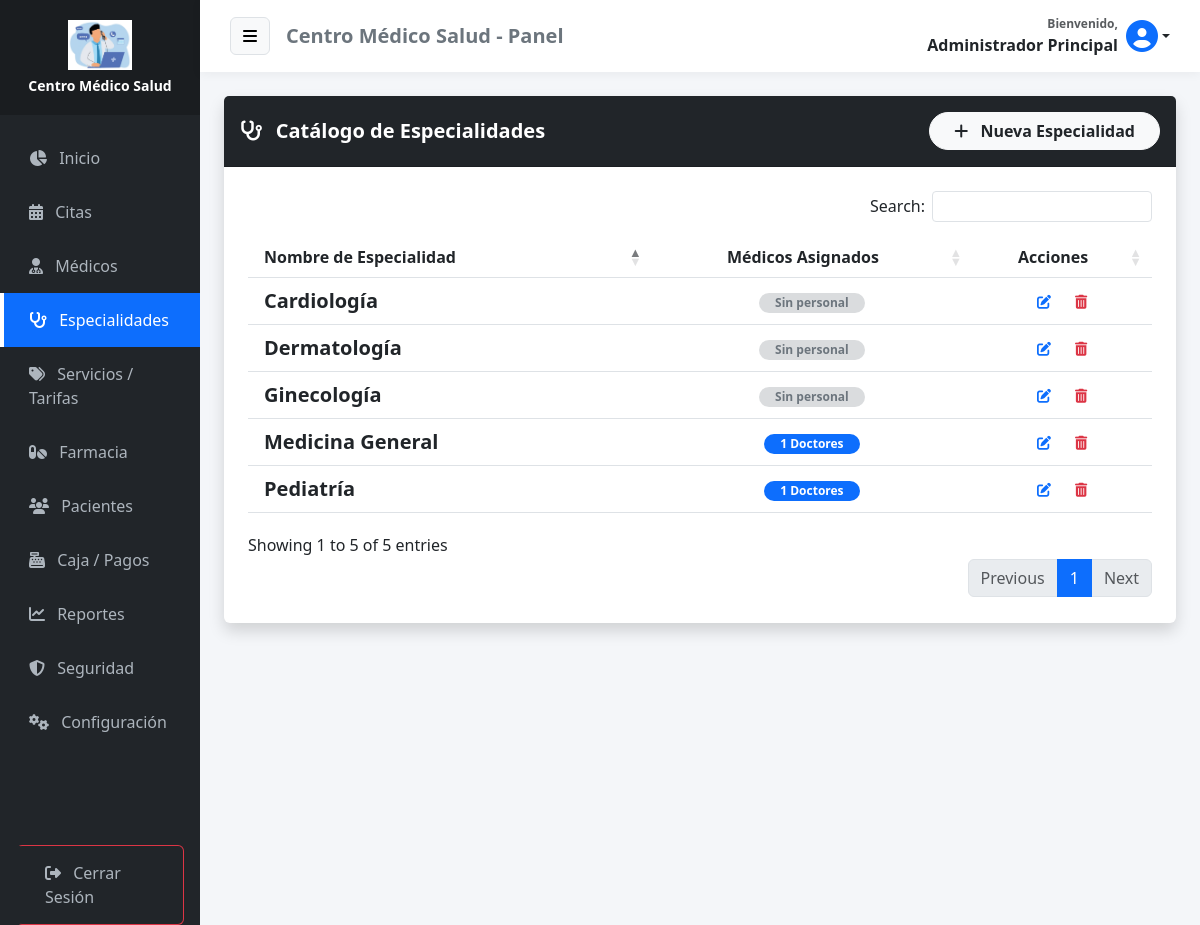
Screenshot of /especialidades (signed in) with the database file from the repository.
### tables this page shows
CREATE TABLE IF NOT EXISTS `configuracion` (
  `id` int NOT NULL,
  `nombre_clinica` varchar(100) DEFAULT NULL,
  `direccion` varchar(255) DEFAULT NULL,
  `telefono` varchar(50) DEFAULT NULL,
  `email` varchar(100) DEFAULT NULL,
  `moneda` varchar(5) DEFAULT 'S/.',
  `logo` varchar(255) DEFAULT NULL,
  PRIMARY KEY (`id`)
);

CREATE TABLE IF NOT EXISTS `especialidades` (
  `id_especialidad` int NOT NULL AUTO_INCREMENT,
  `nombre` varchar(100) NOT NULL,
  PRIMARY KEY (`id_especialidad`)
);

### app/controllers/EspecialidadController.php (called while the page is built, shortened)
<?php
require_once APP_ROOT . '/models/Especialidad.php';
class EspecialidadController {
    public function index() {
        $database = new Database();
        $db = $database->connect();
        $especialidadModel = new Especialidad($db);
        $resultado = $especialidadModel->leer();
        require_once APP_ROOT . '/views/admin/especialidades.php';
    }
}

### app/models/Configuracion.php (called while the page is built, shortened)
<?php
class Configuracion {
    private $conn;
    private $table = 'configuracion';
    public function __construct($db) {
        $this->conn = $db;
    }
    public function obtener() {
        $query = "SELECT * FROM " . $this->table . " WHERE id = 1";
        $stmt = $this->conn->prepare($query);
        $stmt->execute();
        return $stmt->fetch(PDO::FETCH_ASSOC);
    }
}

### app/models/Especialidad.php (called while the page is built, shortened)
<?php
class Especialidad {
    private $conn;
    private $table = 'especialidades';
    public function __construct($db) {
        $this->conn = $db;
    }
    public function leer() {
        $query = "SELECT e.*,
                         (SELECT COUNT(*) FROM medicos m WHERE m.id_especialidad = e.id_especialidad) as total_medicos
                  FROM " . $this->table . " e
                  ORDER BY e.nombre ASC";
        $stmt = $this->conn->prepare($query);
        $stmt->execute();
        return $stmt;
    }
}

### app/views/admin/especialidades.php (the view, shortened to what this page needs)
<?php require_once APP_ROOT . '/views/layouts/header.php'; ?>
<div class="card shadow border-0 mb-4">
    <div class="card-header bg-dark text-white d-flex justify-content-between align-items-center py-3">
        <h5 class="mb-0 fw-bold"><i class="fas fa-stethoscope me-2"></i> Catálogo de Especialidades</h5>
        <button class="btn btn-light text-dark fw-bold rounded-pill px-4" data-bs-toggle="modal" data-bs-target="#modalCrear">
            <i class="fas fa-plus me-2"></i> Nueva Especialidad
        </button>
    </div>
    <div class="card-body p-4">
        <div class="table-responsive">
            <table class="table table-hover align-middle" id="tablaPro">
                <thead class="bg-light">
                    <tr>
                        <th class="ps-3">Nombre de Especialidad</th>
                        <th class="text-center">Médicos Asignados</th>
                        <th class="text-center">Acciones</th>
                    </tr>
                </thead>
                <tbody>
                    <?php if($resultado->rowCount() > 0): ?>
                        <?php while($row = $resultado->fetch(PDO::FETCH_ASSOC)): ?>
                        <tr>
                            <td class="ps-3 fw-bold text-dark fs-5">
                                <?php echo $row['nombre']; ?>
                            </td>
                            <td class="text-center">
                                <?php if($row['total_medicos'] > 0): ?>
                                    <span class="badge bg-primary rounded-pill px-3">
                                        <?php echo $row['total_medicos']; ?> Doctores
                                    </span>
                                <?php else: ?>
                                    <span class="badge bg-secondary bg-opacity-25 text-secondary rounded-pill px-3">
                                        Sin personal
                                    </span>
                                <?php endif; ?>
                            </td>
                            <td class="text-center">
                                <button class="btn btn-sm btn-outline-primary border-0 me-1"
                                        data-bs-toggle="modal" data-bs-target="#modalEditar"
                                        onclick="cargarDatos('<?php echo $row['id_especialidad']; ?>', '<?php echo $row['nombre']; ?>')">
                                    <i class="fas fa-edit"></i>
                                </button>
                                <a href="#" onclick="confirmarEliminacion(<?php echo $row['id_especialidad']; ?>)" class="btn btn-sm btn-outline-danger border-0">
                                    <i class="fas fa-trash-alt"></i>
                                </a>
                            </td>
                        </tr>
                        <?php endwhile; ?>
                    <?php endif; ?>
                </tbody>
            </table>
        </div>
    </div>
</div>
<?php require_once APP_ROOT . '/views/layouts/footer.php'; ?>

### public/index.php (shortened to what this page needs)
<?php
$request_uri = $_SERVER['REQUEST_URI'];
$script_name = $_SERVER['SCRIPT_NAME'];
$base_path = dirname($script_name);
if (strpos($request_uri, $base_path) === 0) {
    $url = substr($request_uri, strlen($base_path));
} else {
    $url = $request_uri;
}
$url = trim($url, '/');
$urlArray = explode('/', $url);
$controllerName = !empty($urlArray[0]) ? $urlArray[0] : 'home';
switch ($controllerName) {
    case 'especialidades':
        if (class_exists('EspecialidadController')) {
            $controller = new EspecialidadController();
            if (isset($urlArray[1])) {
                if ($urlArray[1] == 'guardar') $controller->guardar();
                elseif ($urlArray[1] == 'actualizar') $controller->actualizar();
                elseif ($urlArray[1] == 'eliminar') $controller->eliminar();
                else $controller->index();
            } else {
                $controller->index();
            }
        }
        break;
}

### app/views/layouts/header.php (shortened to what this page needs)
<?php
require_once APP_ROOT . '/models/Configuracion.php';
$db_header = new Database();
$conn_header = $db_header->connect();
$configModel_header = new Configuracion($conn_header);
$empresa_header = $configModel_header->obtener();
$nombre_app = !empty($empresa_header['nombre_clinica']) ? $empresa_header['nombre_clinica'] : 'MediCitas';
$logo_app = !empty($empresa_header['logo']) ? $empresa_header['logo'] : null;
?>
<!DOCTYPE html>
<html lang="es">
<head>
    <link href="https://cdn.jsdelivr.net/npm/bootstrap@5.3.0/dist/css/bootstrap.min.css" rel="stylesheet">
    <link rel="stylesheet" href="https://cdnjs.cloudflare.com/ajax/libs/font-awesome/6.4.0/css/all.min.css">
    <link rel="stylesheet" href="https://cdn.datatables.net/1.13.4/css/dataTables.bootstrap5.min.css">
    <link rel="stylesheet" href="https://cdn.datatables.net/buttons/2.3.6/css/buttons.bootstrap5.min.css">
    <link href="https://cdn.jsdelivr.net/npm/select2@4.1.0-rc.0/dist/css/select2.min.css" rel="stylesheet" />
    <link rel="stylesheet" href="https://cdn.jsdelivr.net/npm/select2-bootstrap-5-theme@1.3.0/dist/select2-bootstrap-5-theme.min.css" />
</head>
<body>
<div class="container-fluid">
    <div class="row flex-nowrap">
        <div class="col-auto col-md-3 col-xl-2 px-0 sidebar-col bg-dark" id="sidebar">
            <div class="logo-area">
                <?php if($logo_app && file_exists(APP_ROOT . '/../public/uploads/' . $logo_app)): ?>
                    <div class="mb-2"><img src="<?php echo BASE_URL; ?>/uploads/<?php echo $logo_app; ?>" alt="Logo" class="img-fluid" style="max-height: 50px; object-fit: contain;"></div>
                    <h6 class="text-white mb-0 fw-bold small"><?php echo $nombre_app; ?></h6>
                <?php else: ?>
                    <h4 class="text-white mb-0"><i class="fas fa-heartbeat text-primary"></i> <?php echo $nombre_app; ?></h4>
                <?php endif; ?>
            </div>
            <div class="sidebar-menu mt-3">
                <?php $uri = $_SERVER['REQUEST_URI']; ?>
                <?php $rol = isset($_SESSION['user_role_id']) ? $_SESSION['user_role_id'] : 0; ?>
                <a href="<?php echo BASE_URL; ?>/home" class="<?php echo (strpos($uri, 'home') !== false) ? 'active' : ''; ?>"><i class="fas fa-chart-pie me-2"></i> Inicio</a>
                <a href="<?php echo BASE_URL; ?>/citas" class="<?php echo (strpos($uri, 'citas') !== false) ? 'active' : ''; ?>"><i class="fas fa-calendar-alt me-2"></i> Citas</a>
                <?php if($rol == 1): ?>
                    <a href="<?php echo BASE_URL; ?>/medicos" class="<?php echo (strpos($uri, 'medicos') !== false) ? 'active' : ''; ?>"><i class="fas fa-user-md me-2"></i> Médicos</a>
                    <a href="<?php echo BASE_URL; ?>/especialidades" class="<?php echo (strpos($uri, 'especialidades') !== false) ? 'active' : ''; ?>"><i class="fas fa-stethoscope me-2"></i> Especialidades</a>
                    <a href="<?php echo BASE_URL; ?>/servicios" class="<?php echo (strpos($uri, 'servicios') !== false) ? 'active' : ''; ?>"><i class="fas fa-tags me-2"></i> Servicios / Tarifas</a>
                <?php endif; ?>
                <?php if($rol == 1 || $rol == 4): ?>
                    <a href="<?php echo BASE_URL; ?>/medicamentos" class="<?php echo (strpos($uri, 'medicamentos') !== false) ? 'active' : ''; ?>"><i class="fas fa-pills me-2"></i> Farmacia</a>
                    <a href="<?php echo BASE_URL; ?>/pacientes" class="<?php echo (strpos($uri, 'pacientes') !== false) ? 'active' : ''; ?>"><i class="fas fa-users me-2"></i> Pacientes</a>
                    <a href="<?php echo BASE_URL; ?>/pagos" class="<?php echo (strpos($uri, 'pagos') !== false) ? 'active' : ''; ?>"><i class="fas fa-cash-register me-2"></i> Caja / Pagos</a>
                <?php endif; ?>
                <?php if($rol == 1): ?>
                    <a href="<?php echo BASE_URL; ?>/reportes" class="<?php echo (strpos($uri, 'reportes') !== false) ? 'active' : ''; ?>"><i class="fas fa-chart-line me-2"></i> Reportes</a>
                    <a href="<?php echo BASE_URL; ?>/auditoria" class="<?php echo (strpos($uri, 'auditoria') !== false) ? 'active' : ''; ?>"><i class="fas fa-shield-alt me-2"></i> Seguridad</a>
                    <a href="<?php echo BASE_URL; ?>/configuracion" class="<?php echo (strpos($uri, 'configuracion') !== false) ? 'active' : ''; ?>"><i class="fas fa-cogs me-2"></i> Configuración</a>
                <?php endif; ?>
                <div class="mt-5 pt-5 px-3">
                    <a href="<?php echo BASE_URL; ?>/auth/logout" class="btn btn-outline-danger w-100 text-start"><i class="fas fa-sign-out-alt me-2"></i> Cerrar Sesión</a>
                </div>
            </div>
        </div>
        <div class="col content-col">
            <div class="top-navbar mb-4">
                <div class="d-flex align-items-center">
                    <button class="btn btn-light me-3 border" id="menu-toggle"><i class="fas fa-bars"></i></button>
                    <h5 class="m-0 text-secondary fw-bold d-none d-md-block"><?php echo $nombre_app; ?> - Panel</h5>
                </div>
                <div class="d-flex align-items-center">
                    <div class="dropdown">
                        <a class="nav-link dropdown-toggle fw-bold text-dark d-flex align-items-center" href="#" role="button" data-bs-toggle="dropdown" aria-expanded="false">
                            <div class="me-2 text-end d-none d-md-block">
                                <small class="d-block text-muted" style="font-size: 0.75rem;">Bienvenido,</small>
                                <span><?php echo $_SESSION['user_name'] ?? 'Usuario'; ?></span>
                            </div>
                            <?php if(!empty($_SESSION['user_avatar']) && file_exists(APP_ROOT . '/../public/uploads/' . $_SESSION['user_avatar'])): ?>
                                <img src="<?php echo BASE_URL; ?>/uploads/<?php echo $_SESSION['user_avatar']; ?>" class="rounded-circle border" style="width: 40px; height: 40px; object-fit: cover;">
                            <?php else: ?>
                                <i class="fas fa-user-circle fa-2x text-primary"></i>
                            <?php endif; ?>
                        </a>
                    </div>
                </div>
            </div>
            <div class="container-fluid px-4">

### app/views/layouts/footer.php (shortened to what this page needs)
</div> </div> </div> </div> <script src="https://cdn.jsdelivr.net/npm/bootstrap@5.3.0/dist/js/bootstrap.bundle.min.js"></script>
</body>
</html>

### app/views/layouts/header.php (style rules this page uses)
body { background-color: #f4f6f9; font-family: 'Segoe UI', sans-serif; overflow-x: hidden; }
.sidebar-col { min-height: 100vh; background: #212529; box-shadow: 2px 0 5px rgba(0,0,0,0.1); padding: 0; transition: all 0.3s; }
.logo-area { background: #1a1d20; padding: 20px 0; text-align: center; }
.sidebar-menu a { color: #adb5bd; text-decoration: none; display: block; padding: 15px 25px; border-left: 4px solid transparent; transition: 0.3s; }
.sidebar-menu a.active { background: #0d6efd; color: white; border-left-color: white; }
.content-col { padding: 0; background-color: #f4f6f9; transition: all 0.3s; }
.top-navbar { background: white; padding: 15px 30px; box-shadow: 0 2px 10px rgba(0,0,0,0.05); display: flex; justify-content: space-between; align-items: center; }

### rows the page displays
configuracion: logo (picture), nombre_clinica "Centro Médico Salud"
especialidades: nombre "Cardiología", shows "Sin personal"
especialidades: nombre "Dermatología", shows "Sin personal"
especialidades: nombre "Ginecología", shows "Sin personal"
especialidades: nombre "Medicina General", total_medicos "1"
especialidades: nombre "Pediatría", total_medicos "1"

### other values shown
$_SESSION['user_name'] "Administrador Principal"
